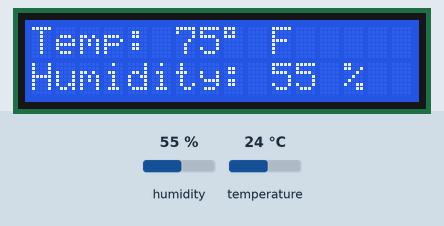
Bench run of a program on a simulated Raspberry Pi (BCM pin numbers). On the bench: 16×2 character LCD. The inputs (shaded band) are chosen by the test bench; at power-on: humidity 55 %, temperature 24 °C. The interpreter's speed is modelled, so counts of loop turns are approximate.

Above: at 1.4 s.
1.5 s: humidity set to 22 %
At 2.3 s:
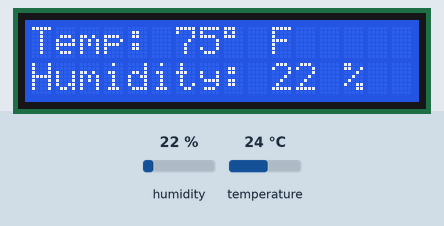
3.5 s: temperature set to 12 °C
At 4.7 s:
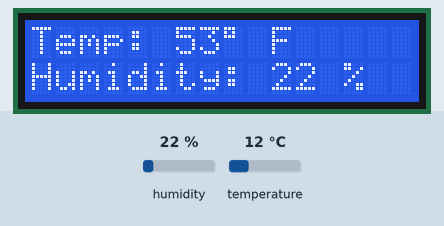
5.3 s: humidity set to 40 %
At 6.0 s:
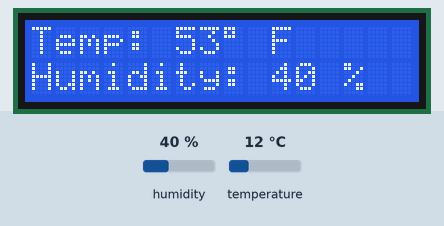
7.1 s: temperature set to 19 °C
At 8.4 s:
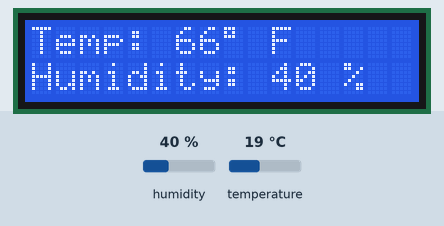
Timing chart, 0 to 9.9 s (numbered marks = the images above; inputs shaded):
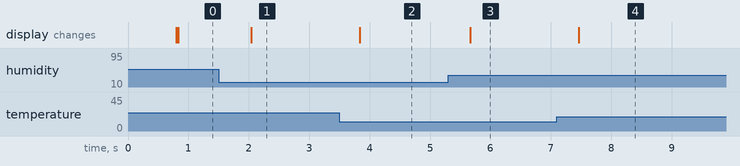

Measured:
- after the input at 1.5 s, the display: changes after 0.54 s (image 1)
- after the input at 3.5 s, the display: changes after 0.34 s (image 2)
- after the input at 5.3 s, the display: changes after 0.37 s (image 3)
- after the input at 7.1 s, the display: changes after 0.36 s (image 4)

The program:

LCDtempreading.py
```python
import RPi.GPIO as GPIO
#import dht11
import sys
import Adafruit_DHT
import I2C_LCD_driver

from time import *

mylcd = I2C_LCD_driver.lcd()

GPIO.setwarnings(False)
GPIO.setmode(GPIO.BCM)
GPIO.cleanup()

sensor = Adafruit_DHT.DHT11
gpio = 17

while True:

#    instance = dht11.DHT11(pin = 4)
#    result = instance.read()

# Uncomment for Fahrenheit:
    humidity, temperature = Adafruit_DHT.read_retry(sensor, gpio)
    temperature = (temperature * 1.8) + 32

#    if result.is_valid():
    if humidity is not None and temperature is not None:
        mylcd.lcd_display_string("Temp: %d%s F" % (temperature, chr(223)), 1)
        mylcd.lcd_display_string("Humidity: %d %%" % humidity, 2)
    else:
        mylcd.lcd_display_string("Failed to get reading. Try again!")
```
